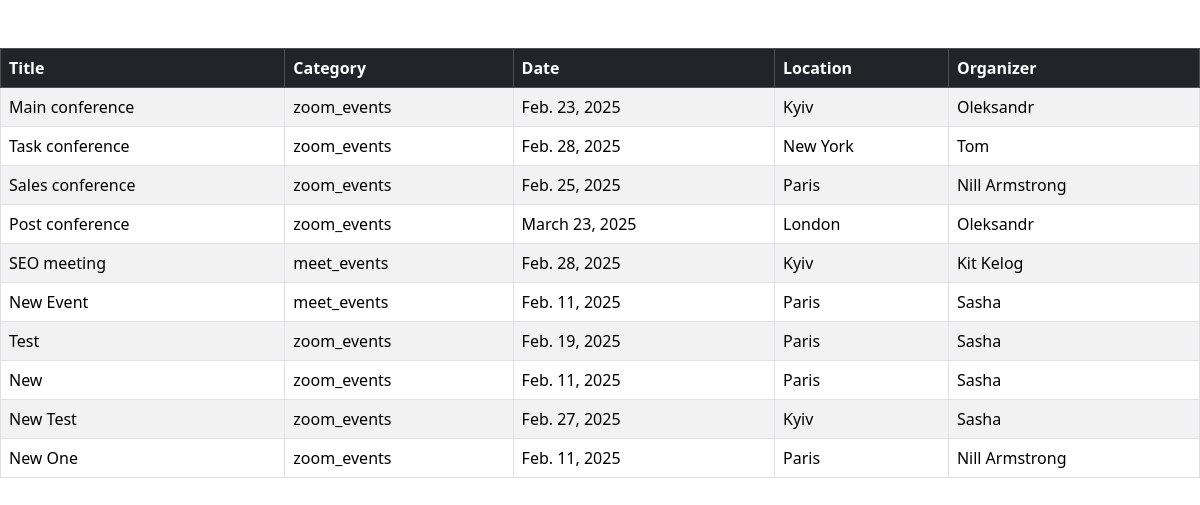
Screenshot of /events/ with the database file from the repository.
### events/models.py (models this page shows, shortened)
class Event(models.Model):
    title = models.CharField(max_length=255)
    description = models.CharField(max_length=300)
    date = models.DateField()
    location = models.CharField(max_length=255)
    organizer = models.CharField(max_length=255)
    category = models.ForeignKey(Category, on_delete=models.CASCADE)
    user = models.ForeignKey(User, on_delete=models.CASCADE, default=1)

class Category(models.Model):
    title = models.CharField(max_length=255)
    created_at = models.DateField(default=timezone.now)
    def __str__(self):
        return  self.title

### events/views.py (the view)
# urls.py: path('', include(api.urls), name="index")
def index(request):
    events = Event.objects.all()
    return render(request, 'events.html', {'events': events})

### events/templates/events.html (shortened to what this page needs)
<head>
    <link href="https://cdn.jsdelivr.net/npm/bootstrap@5.3.3/dist/css/bootstrap.min.css" rel="stylesheet">
</head>
<table class="table mt-5 table-bordered table-striped table-hover">
    <thead class="table-dark">
    <tr>
        <th>Title</th>
        <th>Category</th>
        <th>Date</th>
        <th>Location</th>
        <th>Organizer</th>
    </tr>
    </thead>
    <tbody>
    {% for event in events %}
    <tr>
        <td>{{event.title}}</td>
        <td>{{event.category}}</td>
        <td>{{event.date}}</td>
        <td>{{event.location}}</td>
        <td>{{event.organizer}}</td>
    </tr>
    {% endfor %}
    </tbody>
</table>

### rows the page displays
Event: title "Main conference", category "zoom_events", date "Feb. 23, 2025", location "Kyiv", organizer "Oleksandr"
Event: title "Task conference", category "zoom_events", date "Feb. 28, 2025", location "New York", organizer "Tom"
Event: title "Sales conference", category "zoom_events", date "Feb. 25, 2025", location "Paris", organizer "Nill Armstrong"
Event: title "Post conference", category "zoom_events", date "March 23, 2025", location "London", organizer "Oleksandr"
Event: title "SEO meeting", category "meet_events", date "Feb. 28, 2025", location "Kyiv", organizer "Kit Kelog"
Event: title "New Event", category "meet_events", date "Feb. 11, 2025", location "Paris", organizer "Sasha"
Event: title "Test", category "zoom_events", date "Feb. 19, 2025", location "Paris", organizer "Sasha"
Event: title "New", category "zoom_events", date "Feb. 11, 2025", location "Paris", organizer "Sasha"
Event: title "New Test", category "zoom_events", date "Feb. 27, 2025", location "Kyiv", organizer "Sasha"
Event: title "New One", category "zoom_events", date "Feb. 11, 2025", location "Paris", organizer "Nill Armstrong"
